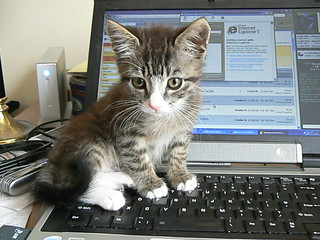
#> input picture python_opencv_1_src/12_히스토그램/1_히스토그램 구하기/cat on laptop.jpg, 320 x 240 px
$ python 13-4.py
#> lines starting #> are read from the running program, lines starting #| are printed output that depends on the picture; after the words box and inside, x2 and y2 are one past the last pixel; in counts of white or black regions, pixels touching at a corner belong together
import cv2 as cv
import numpy as np


src = cv.imread("cat on laptop.jpg", cv.IMREAD_GRAYSCALE)
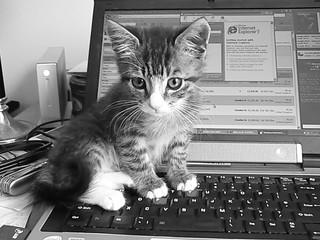
#> src: shape (240, 320); min 0, max 255, mean 125.1


histSize = 256
histRange = (0, 256)
accumulate = False


gray_hist = cv.calcHist([src], [0], None, [histSize], histRange,
    accumulate=accumulate)
#> gray_hist = 256 values, max 751 at index 52, min 22 at index 3, mean 300


hist_w = 256
hist_h = 400
histImage = np.zeros((hist_h, hist_w, 1), dtype=np.uint8)


cv.normalize(gray_hist, gray_hist, alpha=0, beta=hist_h, norm_type=cv.NORM_MINMAX)


for i in range(0, histSize):

    cv.line(histImage, ( i, hist_h - int(np.round(gray_hist[i])) ),
            ( i, hist_h - 0 ), ( 255, 255, 255), thickness=2)
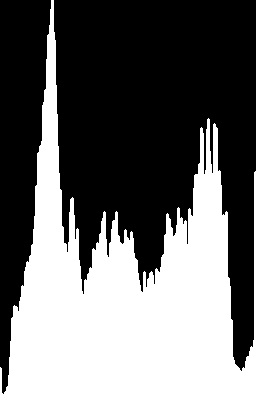
#> histImage: shape (400, 256, 1); 41.2% white; 1 white region, box (x1, y1, x2, y2) and area: (0, 0, 256, 400) 42164


cv.imshow('Source image', src)
cv.imshow('Histogram', histImage)
cv.waitKey()

$ run again, with python_opencv_1_src/12_히스토그램/1_히스토그램 구하기/apple.jpg copied over python_opencv_1_src/12_히스토그램/1_히스토그램 구하기/cat on laptop.jpg
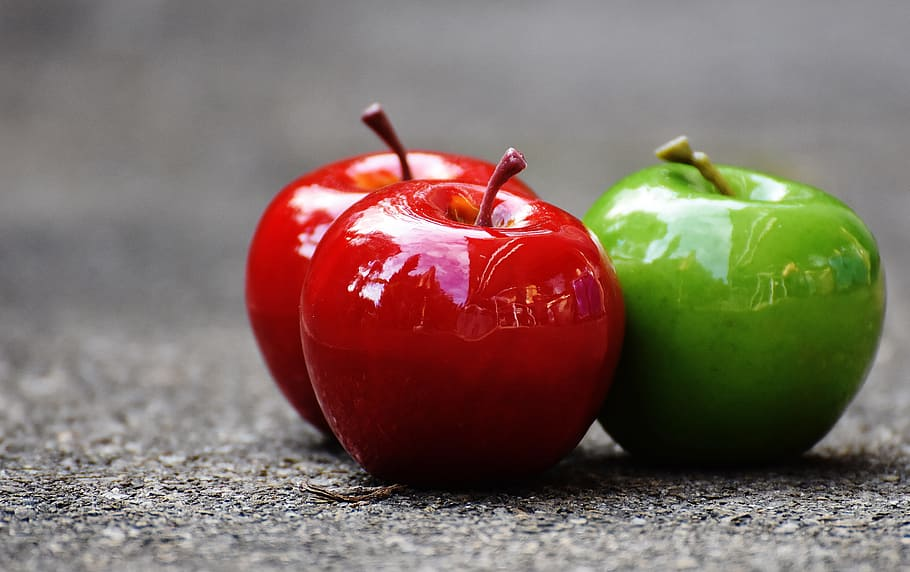
#> input picture python_opencv_1_src/12_히스토그램/1_히스토그램 구하기/apple.jpg, 910 x 572 px
#> `src = cv.imread("cat on laptop.jpg", cv.IMREAD_GRAYSCALE)`:
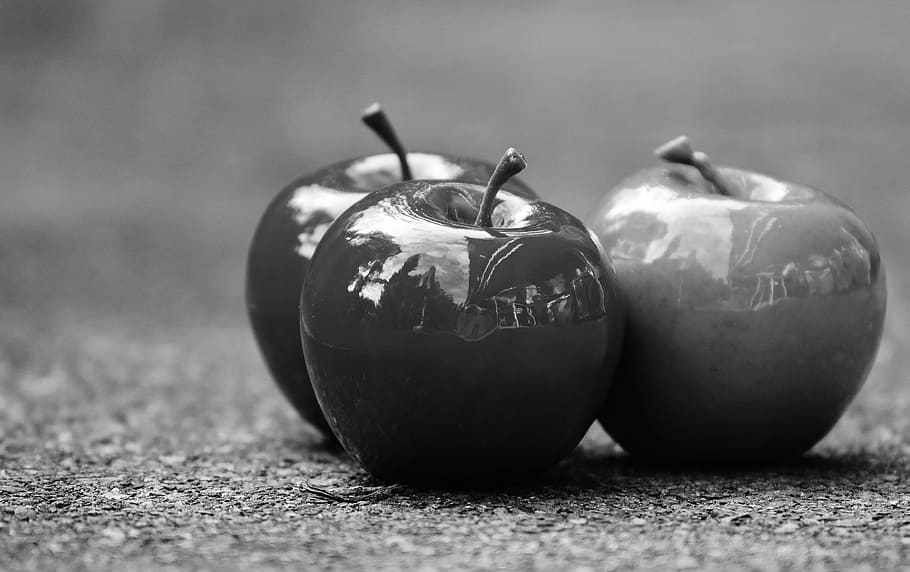
#> src: shape (572, 910); min 0, max 255, mean 113.8
#> gray_hist = 256 values, max 8800 at index 143, min 117 at index 1, mean 2033.3
#> after the loop `for i in range(0, histSize):`:
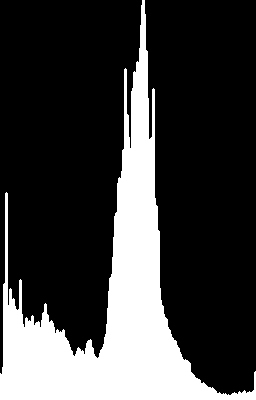
#> histImage: shape (400, 256, 1); 24.3% white; 1 white region, box (x1, y1, x2, y2) and area: (0, 0, 256, 400) 24843
